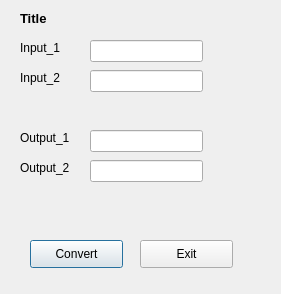
<?xml version="1.0" encoding="UTF-8"?>
<ui version="4.0">
 <class>dlg_float_float</class>
 <widget class="QDialog" name="dlg_float_float">
  <property name="geometry">
   <rect>
    <x>0</x>
    <y>0</y>
    <width>281</width>
    <height>294</height>
   </rect>
  </property>
  <property name="windowTitle">
   <string>Convert</string>
  </property>
  <widget class="QLineEdit" name="lineEditInput_1">
   <property name="geometry">
    <rect>
     <x>90</x>
     <y>40</y>
     <width>113</width>
     <height>22</height>
    </rect>
   </property>
  </widget>
  <widget class="QLabel" name="TitleText">
   <property name="geometry">
    <rect>
     <x>20</x>
     <y>10</y>
     <width>181</width>
     <height>16</height>
    </rect>
   </property>
   <property name="font">
    <font>
     <pointsize>10</pointsize>
     <weight>75</weight>
     <bold>true</bold>
    </font>
   </property>
   <property name="text">
    <string>Title</string>
   </property>
  </widget>
  <widget class="QLabel" name="TextInput_2">
   <property name="geometry">
    <rect>
     <x>20</x>
     <y>70</y>
     <width>55</width>
     <height>16</height>
    </rect>
   </property>
   <property name="text">
    <string>Input_2</string>
   </property>
  </widget>
  <widget class="QPushButton" name="pb_convert">
   <property name="geometry">
    <rect>
     <x>30</x>
     <y>240</y>
     <width>93</width>
     <height>28</height>
    </rect>
   </property>
   <property name="text">
    <string>Convert</string>
   </property>
  </widget>
  <widget class="QLineEdit" name="lineEditInput_2">
   <property name="geometry">
    <rect>
     <x>90</x>
     <y>70</y>
     <width>113</width>
     <height>22</height>
    </rect>
   </property>
  </widget>
  <widget class="QLabel" name="TextInput_1">
   <property name="geometry">
    <rect>
     <x>20</x>
     <y>40</y>
     <width>55</width>
     <height>16</height>
    </rect>
   </property>
   <property name="text">
    <string>Input_1</string>
   </property>
  </widget>
  <widget class="QLineEdit" name="lineEditOutput_1">
   <property name="geometry">
    <rect>
     <x>90</x>
     <y>130</y>
     <width>113</width>
     <height>22</height>
    </rect>
   </property>
   <property name="text">
    <string/>
   </property>
   <property name="readOnly">
    <bool>true</bool>
   </property>
  </widget>
  <widget class="QLineEdit" name="lineEditOutput_2">
   <property name="geometry">
    <rect>
     <x>90</x>
     <y>160</y>
     <width>113</width>
     <height>22</height>
    </rect>
   </property>
   <property name="text">
    <string/>
   </property>
   <property name="readOnly">
    <bool>true</bool>
   </property>
  </widget>
  <widget class="QLabel" name="TextOutput_2">
   <property name="geometry">
    <rect>
     <x>20</x>
     <y>160</y>
     <width>55</width>
     <height>16</height>
    </rect>
   </property>
   <property name="text">
    <string>Output_2</string>
   </property>
  </widget>
  <widget class="QLabel" name="TextOutput_1">
   <property name="geometry">
    <rect>
     <x>20</x>
     <y>130</y>
     <width>55</width>
     <height>16</height>
    </rect>
   </property>
   <property name="text">
    <string>Output_1</string>
   </property>
  </widget>
  <widget class="QPushButton" name="pb_exit">
   <property name="geometry">
    <rect>
     <x>140</x>
     <y>240</y>
     <width>93</width>
     <height>28</height>
    </rect>
   </property>
   <property name="text">
    <string>Exit</string>
   </property>
  </widget>
 </widget>
 <tabstops>
  <tabstop>lineEditInput_1</tabstop>
  <tabstop>lineEditInput_2</tabstop>
  <tabstop>pb_convert</tabstop>
  <tabstop>pb_exit</tabstop>
  <tabstop>lineEditOutput_1</tabstop>
  <tabstop>lineEditOutput_2</tabstop>
 </tabstops>
 <resources/>
 <connections/>
</ui>
